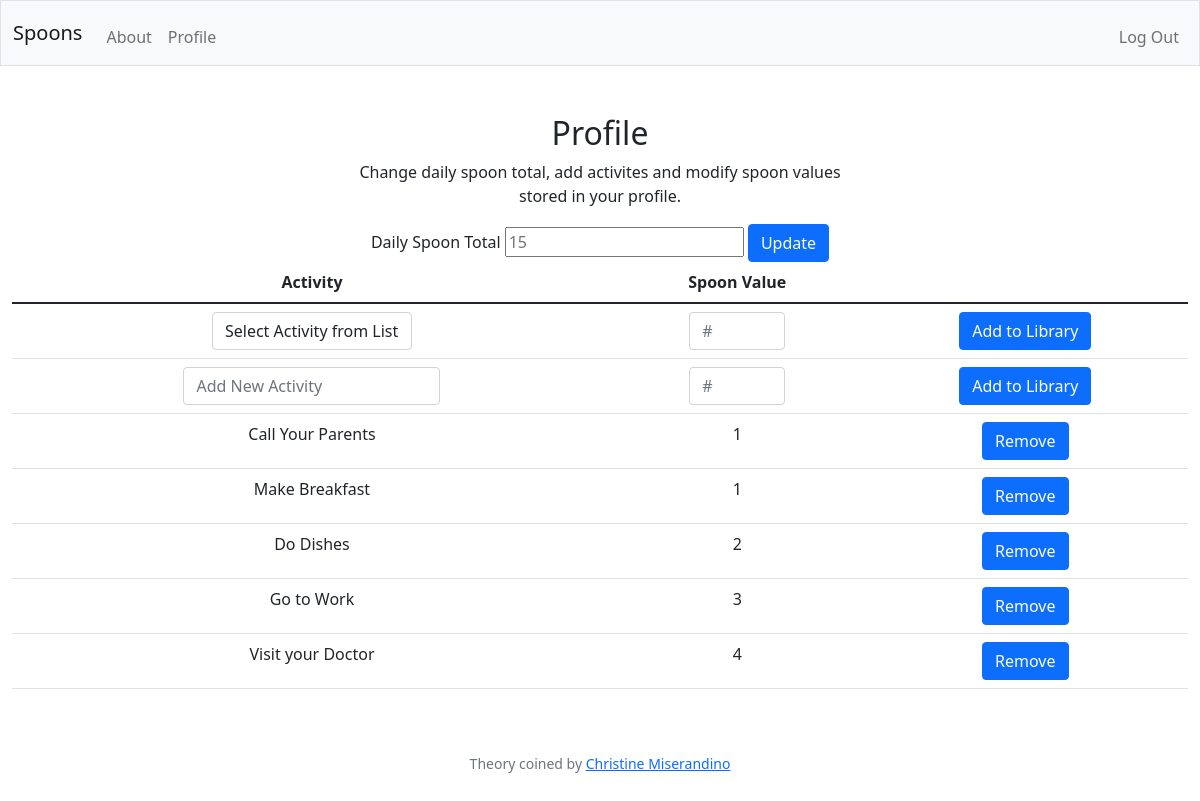
Screenshot of /profile (signed in) with the database file from the repository.
### tables this page shows
CREATE TABLE profiles (profile_id INTEGER PRIMARY KEY AUTOINCREMENT NOT NULL, user INTEGER NOT NULL, activity INTEGER NOT NULL, user_value INTEGER NOT NULL);

CREATE TABLE activities (activity_id INTEGER PRIMARY KEY AUTOINCREMENT NOT NULL, title TEXT NOT NULL, def_val INTEGER NOT NULL DEFAULT 3);

### app.py (the view)
@app.route("/profile", methods=["GET"])
@login_required
def profile():
    id = session["user_id"]
    user_activities = db.execute(
        "SELECT * FROM profiles JOIN activities ON profiles.activity=activities.activity_id WHERE user = ? AND user_value > ? ORDER BY user_value", id, 0)
    activities = db.execute(
        "SELECT * FROM activities ORDER BY title")
    spoon_count = db.execute(
        "SELECT spoon_total FROM users where id = ?", session["user_id"])
    spoon_count = spoon_count[0]["spoon_total"]
    return render_template("profile.html", user_activities=user_activities, activities=activities, spoon_count=spoon_count)

### app.py (called while the page is built)
@app.after_request
def after_request(response):
    response.headers["Cache-Control"] = "no-cache, no-store, must-revalidate"
    response.headers["Expires"] = 0
    response.headers["Pragma"] = "no-cache"
    return response

### helpers.py (called while the page is built)
def login_required(f):
    @wraps(f)
    def decorated_function(*args, **kwargs):
        if session.get("user_id") is None:
            return redirect("/login")
        return f(*args, **kwargs)
    return decorated_function

### templates/profile.html (shortened to what this page needs)
{% extends "layout.html" %}
{% block main %}
    <h2>Profile</h2>
    <p>Change daily spoon total, add activites and modify spoon values stored in your profile.</p>
    <form action="/change_spooncount" method="post">
        <label for="spoon_total" class="form-label">Daily Spoon Total</label>
        <input name="spoon_total" type="number" min="1" placeholder="{{ spoon_count }}">
        <button class="btn btn-primary" type="submit">Update</button>
    </form>
    <table class="table">
        <thead>
            <tr>
                <th class="col-title" scope="col">Activity</th>
                <th class="col-title" scope="col">Spoon Value</th>
            </tr>
        </thead>
        <tbody>
            <tr>
                <form action="/change" method="post">
                    <td>
                        <select autocomplete="off" autofocus class="form-control mx-auto w-auto" name="activity" placeholder="Select Activity">
                            <option>Select Activity from List</option>
                        </select>
                    </td>
                    <td><input <input autocomplete="off" autofocus class="form-control mx-auto w-auto" name="value" type="number" min="1" max="4" placeholder="#"></td>
                    <td><button class="btn btn-primary" type="submit">Add to Library</button></td>
                </form>
            </tr>
            <tr>
                <form action="/add" method="post">
                    <td><input autocomplete="off" autofocus class="form-control mx-auto w-auto" id="title" name="title" placeholder="Add New Activity" type="text"></td>
                    <td><input autocomplete="off" autofocus class="form-control mx-auto w-auto" id="def_val" name="def_val" placeholder="#" type="number" min="1" max="4"></td>
                    <td><button class="btn btn-primary" type="submit">Add to Library</button></td>
                </form>
            </tr>
            {% for user_activity in user_activities %}
            <tr>
                <form action="/remove" method="post">
                    <td>{{ user_activity.title }} <input type="hidden" name="activity" value="{{ user_activity.activity_id }}"></td>
                    <td>{{ user_activity.user_value }}</td>
                    <td><button class="btn btn-primary" type="submit">Remove</button></td>
                </form>
            </tr>
            {% endfor %}
    </table>
{% endblock %}

### static/styles.css (style rules this page uses)
body { text-align: center; }
h1, h2 { text-align: center; }
p { max-width: 500px; text-align: center; margin: auto; display: block; margin-bottom: 1rem; }
th { font-weight: normal; }
.col-title { font-weight: bold; }

### rows the page displays
profiles: title "Call Your Parents", user_value "1"
profiles: title "Make Breakfast", user_value "1"
profiles: title "Do Dishes", user_value "2"
profiles: title "Go to Work", user_value "3"
profiles: title "Visit your Doctor", user_value "4"
